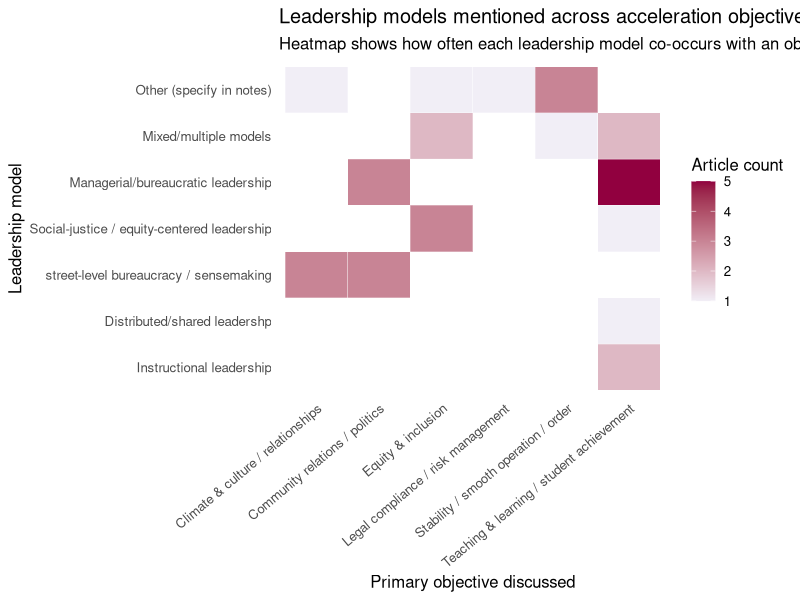

The R source for this figure:
## ---- chunk 1
library(tidyverse)
codes <- read_csv("data/raw/p1_heatmap_input.csv")
## ---- chunk 2
# Clean up strings, drop empty rows, and spread multi-codes
codes_long <- codes |>
    mutate(
        across(
            c(
                leadership_model,
                objective,
                equity_frame,
                risk_cues,
                placement_domain,
                implications_for_accel
            ),
            str_squish
        )
    ) |>
    filter(
        !is.na(leadership_model),
        !is.na(objective),
        leadership_model != "0",
        objective != "0"
    ) |>
    separate_rows(
        leadership_model,
        objective,
        equity_frame,
        risk_cues,
        placement_domain,
        implications_for_accel,
        sep = "\\s*,\\s*"
    )

heatmap_data <- codes_long |>
    count(leadership_model, objective, name = "articles")

## ---- chunk 3
heatmap_data |>
    ggplot(
        aes(
            x = objective,
            y = fct_rev(fct_infreq(leadership_model)),
            fill = articles
        )
    ) +
    geom_tile(color = "white") +
    scale_fill_gradient(
        low = "#f1eef6",
        high = "#91003f",
        name = "Article count"
    ) +
    labs(
        x = "Primary objective discussed",
        y = "Leadership model",
        title = "Leadership models mentioned across acceleration objectives",
        subtitle = "Heatmap shows how often each leadership model co-occurs with an objective"
    ) +
    theme_minimal(base_size = 12) +
    theme(
        axis.text.x = element_text(angle = 40, hjust = 1),
        panel.grid = element_blank()
    )
